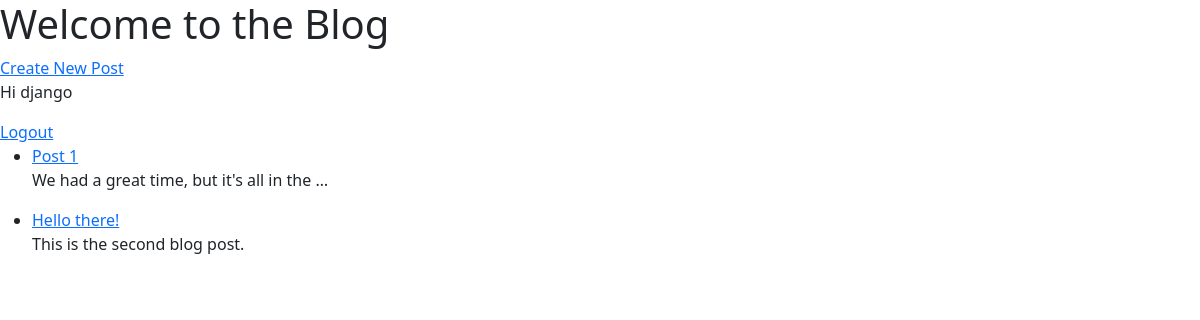
Before: / (signed in) with the older database file.
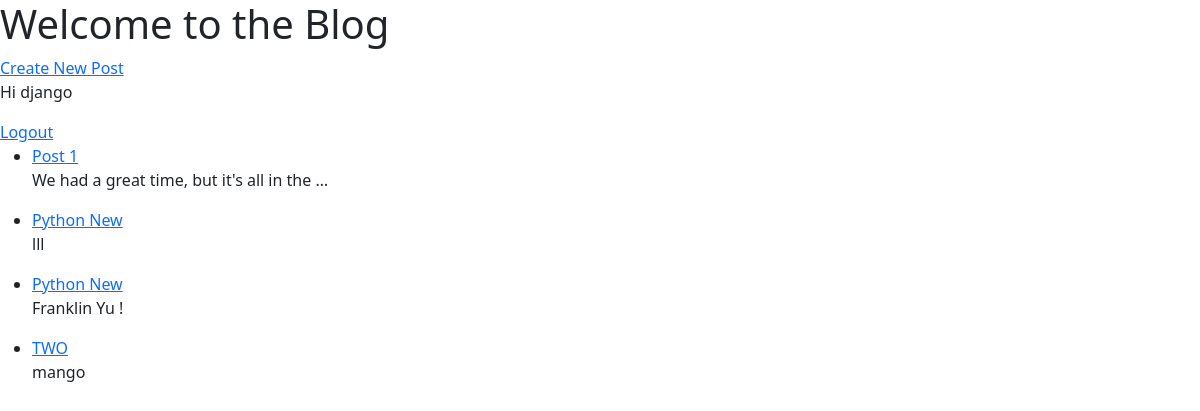
After: the same page with the newer database file.
### blog/models.py (models this page shows, shortened)
class Post(models.Model):
	title = models.CharField(max_length = 50)
	author = models.ForeignKey('auth.User', on_delete = models.CASCADE)
	body = models.TextField()

### blog/views.py (the view)
# urls.py: path('', views.PostListView.as_view(), name = 'home'),
class PostListView(ListView):
	context_object_name = 'posts_list'
	model = Post
	template_name = 'home.html'

### templates/home.html (shortened to what this page needs)
{% extends 'base.html' %}
		{% block content %}
			<div class="Jumbotron">
				{% if user.is_authenticated %}
					<ul>
						{% for post in posts_list %}
							<li><a href="/post/detail/{{ post.id }}">{{ post.title }}</a></li>
							<p>{{ post.body|safe|truncatewords:"10" }}</p>
						{% endfor %}
					</ul>
				{% endif %}
			</div>
		{% endblock %}

### templates/base.html (shortened to what this page needs)
{% load static %}
<!DOCTYPE html>
<html>
	<head>
		<link rel="stylesheet" href="{% static 'css/styles.css' %}">
		<link href="https://cdn.jsdelivr.net/npm/bootstrap@5.0.0-beta2/dist/css/bootstrap.min.css" rel="stylesheet">
	</head>
	<body>
		<div class="jumbotron">
			<h1>Welcome to the Blog</h1>
			{% if user.is_authenticated %}
				<a href="{% url 'new-post' %}">Create New Post</a>
				<p>Hi {{user.username}}</p>
				<a href="{% url 'logout' %}">Logout</a>
			{% else %}
				<a class="btn btn-primary" href="{% url 'login' %}">Login Here</a>
			{% endif %}
		</div>
		{% block content %}
		{% endblock %}
	</body>
</html>

Changed rows visible on the page:
removed Post: title "Hello there!", body "This is the second blog post."
added Post: title "Python New", body "lll"
added Post: title "Python New", body "Franklin Yu !"
added Post: title "TWO", body "mango"
